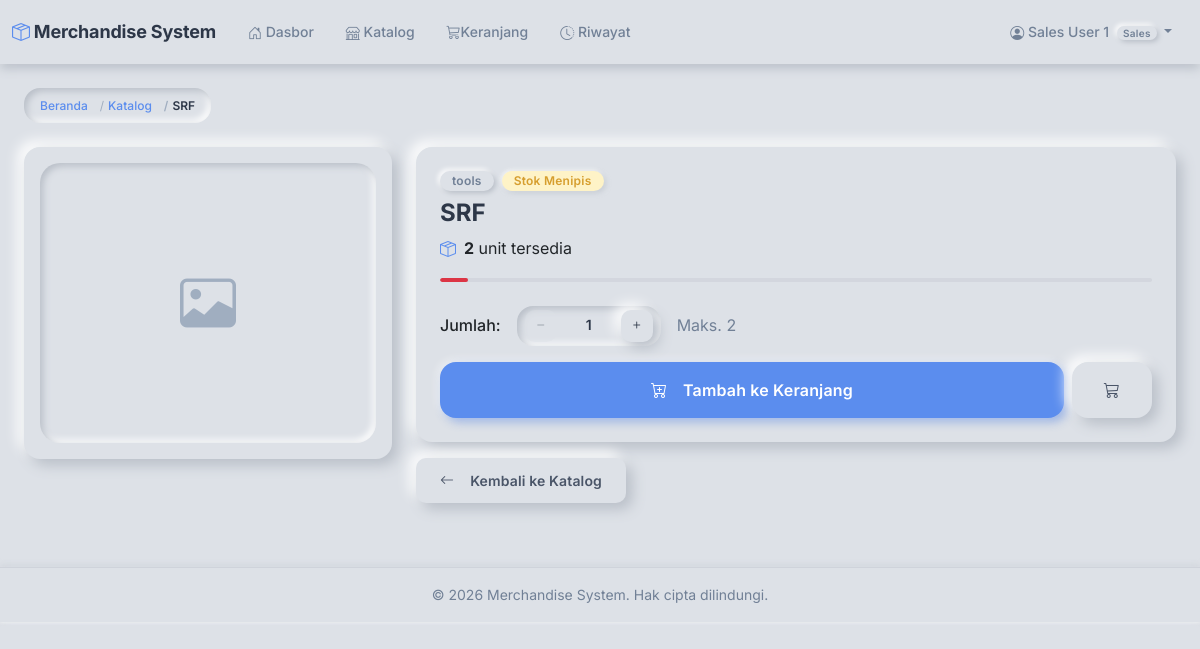
Before: /orders/katalog/5/ (signed in) with the older database file.
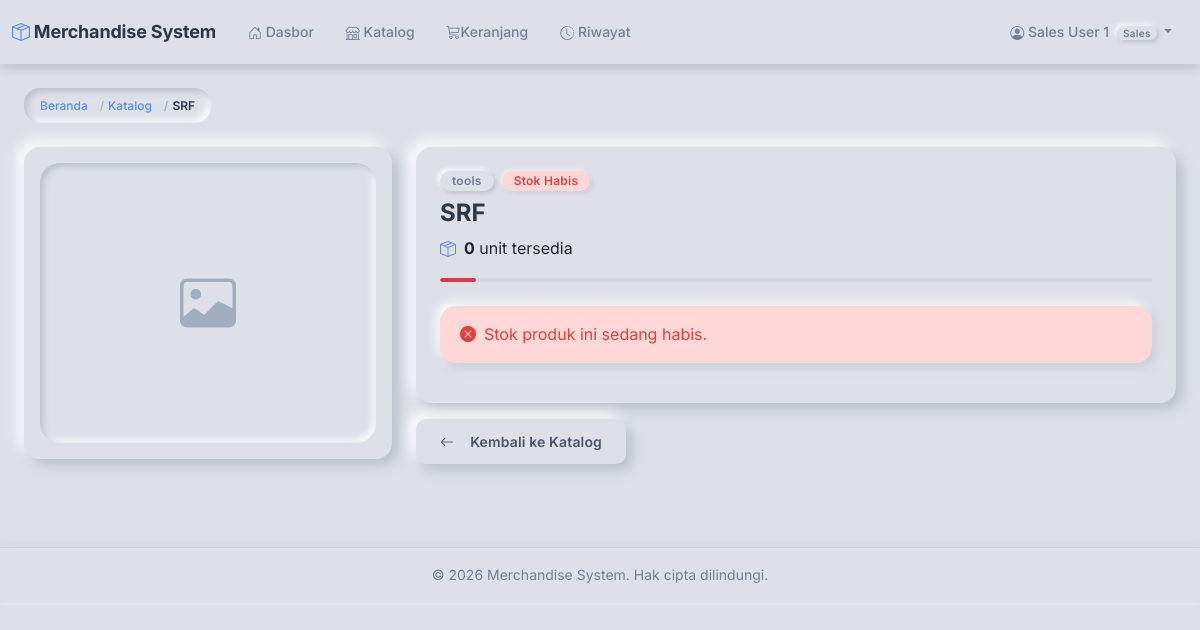
After: the same page with the newer database file.
### merchandise/models.py (models this page shows, shortened)
class Merchandise(models.Model):
    name = models.CharField(
        max_length=200,
        help_text='Merchandise name'
    )
    description = models.TextField(
        blank=True,
        help_text='Merchandise description'
    )
    category = models.ForeignKey(
        Category,
        on_delete=models.PROTECT,
        help_text='Category for this merchandise'
    )
    stock = models.IntegerField(
        default=0,
        help_text='Current stock quantity'
    )
    image = models.ImageField(
        upload_to='merchandise/%Y/%m/',
        blank=True,
        null=True,
        help_text='Merchandise image (max 2MB, JPG/PNG)'
    )
    is_active = models.BooleanField(
        default=True,
        help_text='Active status (soft delete)'
    )
    created_by = models.ForeignKey(
        settings.AUTH_USER_MODEL,
        on_delete=models.SET_NULL,
        null=True,
        related_name='created_merchandise',
        help_text='User who created this merchandise'
    )
    created_at = models.DateTimeField(auto_now_add=True)
    updated_at = models.DateTimeField(auto_now=True)
    class Meta:
        db_table = 'merchandise'
        verbose_name = 'Merchandise'
        verbose_name_plural = 'Merchandise'
        ordering = ['-created_at']
    def delete(self, using=None, keep_parents=False):
        """Soft delete: set is_active to False"""
        self.is_active = False
        self.save()
    @property
    def is_low_stock(self):
        return self.stock < 10
    @property
    def is_out_of_stock(self):
        return self.stock == 0

class Category(models.Model):
    name = models.CharField(
        max_length=100,
        unique=True,
        help_text='Category name (must be unique)'
    )
    description = models.TextField(
        blank=True,
        help_text='Category description'
    )
    is_active = models.BooleanField(
        default=True,
        help_text='Active status (soft delete)'
    )
    created_at = models.DateTimeField(auto_now_add=True)
    updated_at = models.DateTimeField(auto_now=True)
    class Meta:
        db_table = 'categories'
        verbose_name = 'Category'
        verbose_name_plural = 'Categories'
        ordering = ['name']
    def delete(self, using=None, keep_parents=False):
        """
        Soft delete: set is_active to False instead of deleting
        Prevent deletion if merchandise still exists
        """
        if self.merchandise_set.exists():
            raise ValidationError(
                'Cannot delete category with existing merchandise. '
                'Please deactivate or move merchandise first.'
            )
        self.is_active = False
        self.save()

### orders/cart_views.py (the view)
# urls.py: path('katalog/<int:merchandise_id>/', cart_views.shop_detail, name='shop_detail'),
@sales_required
def shop_detail(request, merchandise_id):
    from merchandise.models import Merchandise
    merchandise = get_object_or_404(Merchandise, pk=merchandise_id, is_active=True)
    cart = Cart(request)
    context = {
        'merchandise': merchandise,
        'cart': cart,
        'cart_quantity': cart.get_item_quantity(merchandise_id),
    }
    return render(request, 'orders/shop_detail.html', context)

### accounts/models.py (called while the page is built)
    @property
    def is_admin(self):
        return self.role == self.Role.ADMIN

    @property
    def is_sales(self):
        return self.role == self.Role.SALES

### orders/cart.py (called while the page is built)
    def get_total_quantity(self):
        return sum(item.get('quantity', 0) for item in self.cart.values())

    def get_total_unique(self):
        return len(self.cart)

    def get_item_quantity(self, merchandise_id):
        key = str(merchandise_id)
        return self.cart.get(key, {}).get('quantity', 0)

### orders/context_processors.py (called while the page is built)
def cart_context(request):
    if request.user.is_authenticated and hasattr(request.user, 'is_sales') and request.user.is_sales:
        cart = Cart(request)
        return {
            'navbar_cart_total': cart.get_total_quantity(),
            'navbar_cart_unique': cart.get_total_unique(),
        }
    return {
        'navbar_cart_total': 0,
        'navbar_cart_unique': 0,
    }

### templates/orders/shop_detail.html (shortened to what the changed rows need)
{% extends 'base.html' %}
{% block content %}
<div class="container-fluid">
    <nav aria-label="breadcrumb" class="mb-3">
        <ol class="breadcrumb breadcrumb-neu">
            <li class="breadcrumb-item"><a href="{% url 'dashboard:home' %}">Beranda</a></li>
            <li class="breadcrumb-item"><a href="{% url 'orders:shop' %}">Katalog</a></li>
            <li class="breadcrumb-item active text-overflow-ellipsis" title="{{ merchandise.name }}">{{ merchandise.name|truncatechars:40 }}</li>
        </ol>
    </nav>
    <div class="row g-4">
        <div class="col-12 col-md-7 col-lg-8">
            <div class="card mb-3">
                <div class="card-body p-4">
                    <div class="d-flex flex-wrap gap-2 mb-2">
                        <span class="badge bg-secondary badge-overflow" title="{{ merchandise.category.name }}">{{ merchandise.category.name|truncatechars:20 }}</span>
                        {% if merchandise.is_out_of_stock %}
                        <span class="badge bg-danger">Stok Habis</span>
                        {% elif merchandise.is_low_stock %}
                        <span class="badge bg-warning text-dark">Stok Menipis</span>
                        {% else %}
                        <span class="badge bg-success">Tersedia</span>
                        {% endif %}
                    </div>
                    <h3 class="fw-bold mb-2 text-dark-custom text-wrap-break">{{ merchandise.name }}</h3>
                    <div class="d-flex align-items-center gap-2 mb-3">
                        <i class="bi bi-box-seam text-accent"></i>
                        <span class="text-sm">
                            <strong>{{ merchandise.stock }}</strong> unit tersedia
                        </span>
                    </div>
                    <div class="stock-bar mb-4">
                        {% if merchandise.stock >= 50 %}
                        <div class="stock-bar-fill bg-success" style="width: 100%;"></div>
                        {% elif merchandise.stock >= 10 %}
                        <div class="stock-bar-fill bg-warning" style="width: {% widthratio merchandise.stock 50 100 %}%;"></div>
                        {% elif merchandise.stock > 0 %}
                        <div class="stock-bar-fill bg-danger" style="width: {% widthratio merchandise.stock 50 100 %}%;"></div>
                        {% else %}
                        <div class="stock-bar-fill bg-danger" style="width: 5%;"></div>
                        {% endif %}
                    </div>
                    {% if not merchandise.is_out_of_stock %}
                    <form method="post"
                          action="{% url 'orders:cart_add' merchandise.pk %}"
                          id="addToCartForm">
                        <div class="d-flex flex-wrap align-items-center gap-3 mb-3">
                            <label class="fw-medium mb-0 text-sm">Jumlah:</label>
                            <div class="qty-control">
                                <button type="button" class="qty-btn" id="qtyMinus"
                                        onclick="changeQty(-1)" disabled>
                                    <i class="bi bi-dash"></i>
                                </button>
                                <input type="number"
                                       class="qty-input"
                                       id="qtyInput"
                                       name="quantity"
                                       value="1"
                                       min="1"
                                       max="{{ merchandise.stock }}">
                                <button type="button" class="qty-btn" id="qtyPlus"
                                        onclick="changeQty(1)"
                                        {% if merchandise.stock <= 1 %}disabled{% endif %}>
                                    <i class="bi bi-plus"></i>
                                </button>
                            </div>
                            <span class="text-muted text-xs">Maks. {{ merchandise.stock }}</span>
                        </div>
                        <div class="d-flex flex-wrap gap-2">
                            <button type="submit" class="btn btn-primary btn-lg flex-grow-1"
                                    id="addToCartBtn"
                                    onclick="handleAddToCart(event)">
                                <i class="bi bi-cart-plus me-2"></i>Tambah ke Keranjang
                            </button>
                            <a href="{% url 'orders:cart_detail' %}" class="btn btn-secondary btn-lg" title="Lihat Keranjang">
                                <i class="bi bi-cart3"></i>
                            </a>
                        </div>
                    </form>
                    {% else %}
                    <div class="alert alert-danger d-flex align-items-center gap-2">
                        <i class="bi bi-x-circle-fill"></i>
                        <span>Stok produk ini sedang habis.</span>
                    </div>
                    {% endif %}
                </div>
            </div>
        </div>
    </div>
</div>
{% endblock %}

Changed rows visible on the page:
changed Merchandise "SRF": stock "2" → "0"; stock "2" → (not shown)
Other visible differences:
form field quantity: "1" → (not shown)
text no longer shown: "Stok Menipis Jumlah: Maks. Tambah ke Keranjang"
text now shown: "Stok Habis Stok produk ini sedang habis."
